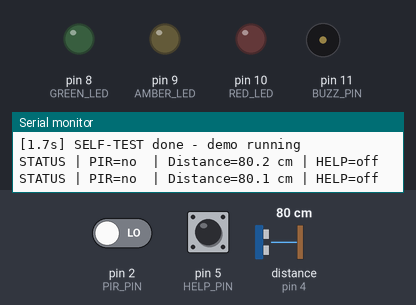
This sketch was run on a simulated Arduino Uno, built with avr-gcc and run on an emulated ATmega328P. Parts: output pins drawn as LEDs (lit = HIGH), buzzer (waves = sounding, pin HIGH), the last lines printed to the serial monitor. Wiring (inferred from the names in the program): ultrasonic range finder: trigger pin 3; echo pin 4. Dashed ring = blinking. The test bench sets the inputs (shaded band); at power-on: pin 5 (HELP_PIN) HIGH, distance to the obstacle (sensor on pin 4) 80 cm, pin 2 (PIR_PIN) LOW. The echo pulse lasts 58.3 µs per cm; pins used as bus, display or sensor lines are not drawn.

Above: at 2.9 s.
3.0 s: pin 5 (HELP_PIN) pulled LOW for 0.15 s
At 3.3 s:
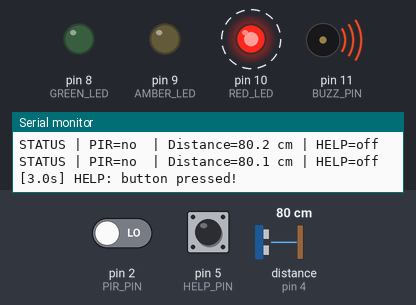
6.0 s: distance to the obstacle (sensor on pin 4) set to 23 cm
7.5 s: distance to the obstacle (sensor on pin 4) set to 18 cm
At 7.69 s:
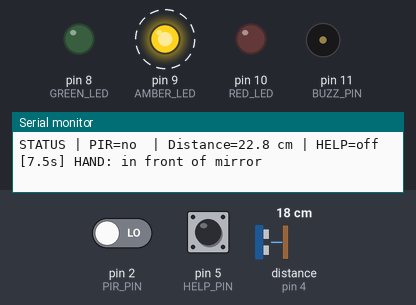
10.5 s: pin 2 (PIR_PIN) driven HIGH
At 11.12 s:
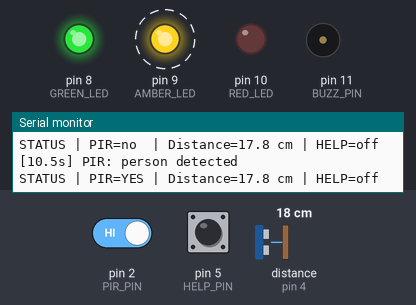
13.5 s: distance to the obstacle (sensor on pin 4) set to 2 cm
At 14.3 s:
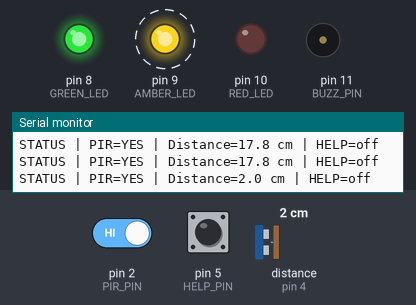
16.5 s: pin 5 (HELP_PIN) pulled LOW for 1 s
At 17.78 s:
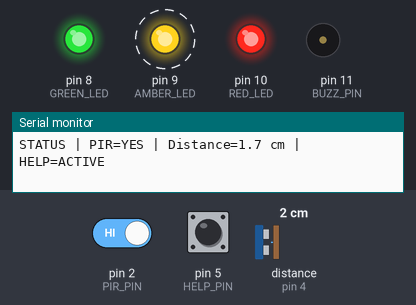
Timing chart, 0 to 20.5 s (numbered marks = the images above; inputs shaded):
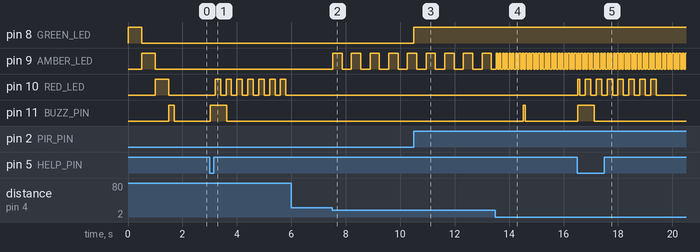

Measured:
- the behaviour switches between 21 and 20 cm on distance to the obstacle (sensor on pin 4) (found by bisection; images 1 and 2)
- after the input at 3.0 s, pin 10 (RED_LED): alternates HIGH for 0.20 s and LOW for 0.20 s, starting after 0.20 s; pin 11 (BUZZ_PIN): LOW → HIGH at once, → LOW 0.60 s later
- after the input at 7.5 s, pin 9 (AMBER_LED): alternates HIGH for 0.34 s and LOW for 0.34 s, starting at once
- after the input at 10.5 s, pin 8 (GREEN_LED): LOW → HIGH at once
- after the input at 13.5 s, pin 9 (AMBER_LED): alternates HIGH for 0.06 s and LOW for 0.06 s, starting at once; pin 11 (BUZZ_PIN): LOW → HIGH after 1.0 s, → LOW 0.08 s later
- after the input at 16.5 s, pin 10 (RED_LED): LOW → HIGH at once, then repeats every 0.40 s: LOW 0.20 s, HIGH 0.20 s, until it stays LOW from 19.4 s; pin 11 (BUZZ_PIN): LOW → HIGH at once, → LOW 0.60 s later

The sketch:

smartmirror_demo.ino
```cpp
// =============================================================
// Smart Mirror - Full demo (Arduino Mega 2560 / Uno)
// Tests: PIR, HC-SR04 hand sensor, HELP button, 3 LEDs, buzzer
// Serial Monitor: 115200 baud
// =============================================================
//
// What each part does in the demo:
//   GREEN  = someone is in the room (PIR)
//   AMBER  = hand in front of the mirror (< 20 cm), blinks faster when closer
//   RED    = HELP pressed (blinks 3 s) + buzzer alarm
//   Hold a hand under 8 cm for 1 s  -> "SELECT" gesture + short beep
//   Startup: each LED + buzzer tested once
// -------------------------------------------------------------

// ---------- Pins ----------
const int PIR_PIN   = 2;
const int TRIG_PIN  = 3;
const int ECHO_PIN  = 4;
const int HELP_PIN  = 5;
const int GREEN_LED = 8;
const int AMBER_LED = 9;
const int RED_LED   = 10;
const int BUZZ_PIN  = 11;

// ---------- Settings ----------
const bool BUZZER_ACTIVE_LOW = false;  // set true if the buzzer beeps nonstop
const int  HAND_CM           = 20;     // hand detected below this
const int  SELECT_CM         = 8;      // "select" gesture below this
const unsigned long SELECT_HOLD_MS = 1000;
const unsigned long HELP_BLINK_MS  = 3000;
const unsigned long STATUS_MS      = 1000;

// ---------- State ----------
bool presence = false;
bool handNear = false;
bool selectFired = false;
unsigned long handCloseSince = 0;
float distanceCm = -1;

int lastBtn = HIGH;
unsigned long helpUntil = 0;
unsigned long buzzUntil = 0;

unsigned long lastPing = 0;
unsigned long lastStatus = 0;
unsigned long lastAmberToggle = 0;
bool amberState = false;

// ---------- Helpers ----------
void buzzer(bool on) {
  digitalWrite(BUZZ_PIN, (on != BUZZER_ACTIVE_LOW) ? HIGH : LOW);
}

void beep(unsigned long ms) {
  buzzer(true);
  buzzUntil = millis() + ms;
}

void logEvent(const char *msg) {
  Serial.print("[");
  Serial.print(millis() / 1000.0, 1);
  Serial.print("s] ");
  Serial.println(msg);
}

float readDistance() {
  digitalWrite(TRIG_PIN, LOW);
  delayMicroseconds(2);
  digitalWrite(TRIG_PIN, HIGH);
  delayMicroseconds(10);
  digitalWrite(TRIG_PIN, LOW);
  long us = pulseIn(ECHO_PIN, HIGH, 25000);  // ~4 m max
  if (us == 0) return -1;                    // no echo
  return us / 58.0;
}

// ---------- Startup self-test ----------
void selfTest() {
  logEvent("SELF-TEST start");
  int leds[3] = { GREEN_LED, AMBER_LED, RED_LED };
  const char *names[3] = { "GREEN", "AMBER", "RED" };
  for (int i = 0; i < 3; i++) {
    Serial.print("  LED ");
    Serial.println(names[i]);
    digitalWrite(leds[i], HIGH);
    delay(500);
    digitalWrite(leds[i], LOW);
  }
  Serial.println("  BUZZER");
  buzzer(true); delay(200); buzzer(false);

  float d = readDistance();
  Serial.print("  HC-SR04: ");
  if (d < 0) Serial.println("NO ECHO - check wiring");
  else { Serial.print(d); Serial.println(" cm"); }

  Serial.println("  PIR: warming up, give it ~60 s for stable readings");
  logEvent("SELF-TEST done - demo running");
}

// =============================================================
void setup() {
  Serial.begin(115200);
  pinMode(PIR_PIN, INPUT);
  pinMode(TRIG_PIN, OUTPUT);
  pinMode(ECHO_PIN, INPUT);
  pinMode(HELP_PIN, INPUT_PULLUP);
  pinMode(GREEN_LED, OUTPUT);
  pinMode(AMBER_LED, OUTPUT);
  pinMode(RED_LED, OUTPUT);
  pinMode(BUZZ_PIN, OUTPUT);
  buzzer(false);

  selfTest();
}

void loop() {
  unsigned long now = millis();

  // ----- 1. PIR -> green LED -----
  bool pir = digitalRead(PIR_PIN) == HIGH;
  if (pir != presence) {
    presence = pir;
    logEvent(presence ? "PIR: person detected" : "PIR: no one");
  }
  digitalWrite(GREEN_LED, presence);

  // ----- 2. HC-SR04 every 100 ms -> amber LED + gesture -----
  if (now - lastPing >= 100) {
    lastPing = now;
    distanceCm = readDistance();

    bool near = (distanceCm > 0 && distanceCm < HAND_CM);
    if (near != handNear) {
      handNear = near;
      logEvent(handNear ? "HAND: in front of mirror" : "HAND: gone");
    }

    if (distanceCm > 0 && distanceCm < SELECT_CM) {
      if (handCloseSince == 0) handCloseSince = now;
      if (!selectFired && now - handCloseSince >= SELECT_HOLD_MS) {
        selectFired = true;
        logEvent("GESTURE: SELECT");
        beep(80);
      }
    } else {
      handCloseSince = 0;
      selectFired = false;
    }
  }

  // Amber blinks faster as the hand gets closer
  if (handNear) {
    unsigned long period = map(constrain((int)distanceCm, 2, HAND_CM), 2, HAND_CM, 60, 400);
    if (now - lastAmberToggle >= period) {
      lastAmberToggle = now;
      amberState = !amberState;
    }
  } else {
    amberState = false;
  }
  digitalWrite(AMBER_LED, amberState);

  // ----- 3. HELP button -> red blink + alarm -----
  int btn = digitalRead(HELP_PIN);
  if (btn != lastBtn) {
    delay(20);  // debounce
    btn = digitalRead(HELP_PIN);
    if (btn != lastBtn) {
      lastBtn = btn;
      if (btn == LOW) {
        logEvent("HELP: button pressed!");
        helpUntil = now + HELP_BLINK_MS;
        beep(600);
      }
    }
  }
  bool helpActive = now < helpUntil;
  digitalWrite(RED_LED, helpActive && ((now / 200) % 2 == 0));

  // ----- 4. Buzzer off when time is up -----
  if (buzzUntil != 0 && now >= buzzUntil) {
    buzzer(false);
    buzzUntil = 0;
  }

  // ----- 5. Status line every second -----
  if (now - lastStatus >= STATUS_MS) {
    lastStatus = now;
    Serial.print("STATUS | PIR=");
    Serial.print(presence ? "YES" : "no ");
    Serial.print(" | Distance=");
    if (distanceCm < 0) Serial.print("---");
    else Serial.print(distanceCm, 1);
    Serial.print(" cm | HELP=");
    Serial.println(helpActive ? "ACTIVE" : "off");
  }
}
```
